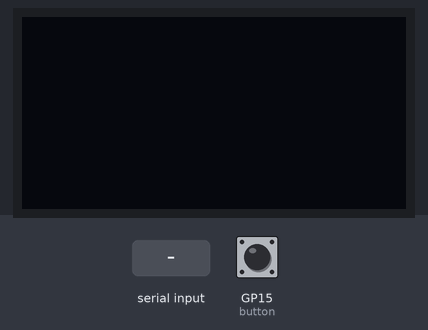
The program below on a simulated Raspberry Pi Pico running MicroPython. On the bench: 128×64 one-colour display. The test bench sets the inputs (shaded band); at power-on: GP15 (button) HIGH. What the program prints to the serial console is not drawn.

Above: at 1.2 s.
1.3 s: "1" typed at the serial console, then Enter
At 2.6 s:
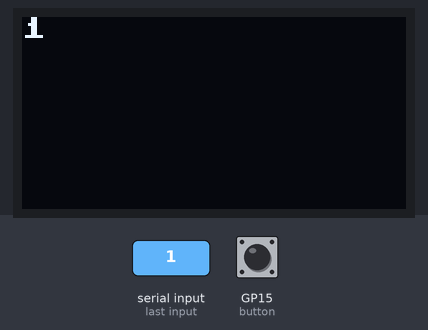
2.9 s: "0" typed at the serial console, then Enter
At 3.3 s:
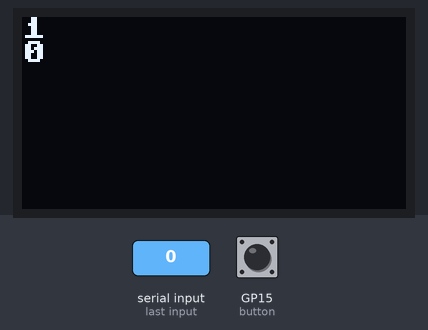
4.4 s: GP15 (button) pulled LOW for 0.15 s
At 5.2 s:
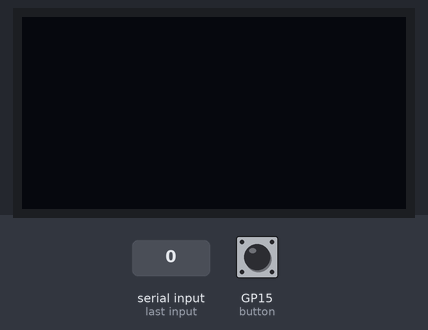
Timing chart, 0 to 7.4 s (numbered marks = the images above; inputs shaded):
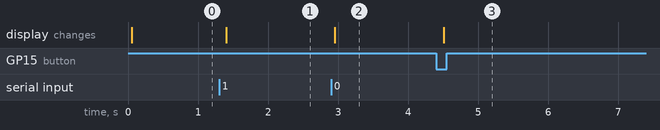

Measured:
- after the input at 1.3 s, the display: changes after 0.10 s (image 1)
- after the input at 2.9 s, the display: changes after 0.06 s (image 2)
- after the input at 4.4 s, the display: changes after 0.11 s (image 3)

The program:

ex2_scrolling_messages.py.py
```python
from machine import Pin, I2C
from ssd1306 import SSD1306_I2C
import time
import sys
import select

# OLED dimensions
WIDTH = 128
HEIGHT = 64

# Create I2C connection
i2c = I2C(0, scl=Pin(17), sda=Pin(16), freq=200000)
oled = SSD1306_I2C(WIDTH, HEIGHT, i2c)

# Button setup
button = Pin(15, Pin.IN, Pin.PULL_UP)
button_was_pressed = False

# Screen config
line_height = 8
max_lines = HEIGHT // line_height
messages = []

# Setup for non-blocking input
poll = select.poll()
poll.register(sys.stdin, select.POLLIN)

def redraw_screen():
    oled.fill(0)
    for i, msg in enumerate(messages[-max_lines:]):
        oled.text(msg, 0, i * line_height)
    oled.show()

print("IOT (CTRL+C to stop):")

try:
    while True:
        # Check for button press
        if button.value() == 0 and not button_was_pressed:
            messages = []
            oled.fill(0)
            oled.show()
            button_was_pressed = True
            time.sleep(0.2)
        elif button.value() == 1 and button_was_pressed:
            button_was_pressed = False
            time.sleep(0.05)

        # Check if there is input available
        if poll.poll(0):  # Non-blocking check
            line = sys.stdin.readline().strip()
            messages.append(line)
            redraw_screen()

        time.sleep(0.1)  # Small delay to avoid CPU overload
except KeyboardInterrupt:
    print("Exiting...")
    oled.fill(0)
    oled.show()
```
